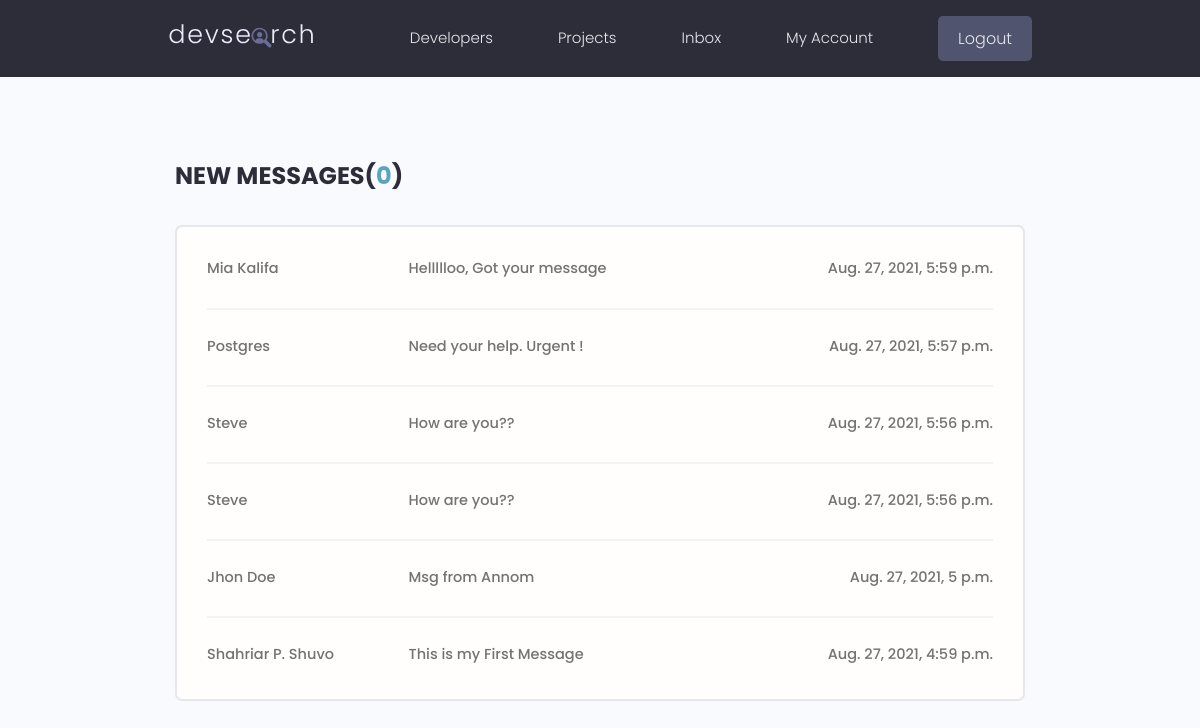
The page /inbox/ (signed in) on the database its author committed.
### users/models.py (models this page shows, shortened)
class Message(models.Model):
    sender = models.ForeignKey(
        Profile, on_delete=models.SET_NULL, null=True, blank=True
    )
    recipient = models.ForeignKey(
        Profile,
        on_delete=models.SET_NULL,
        null=True,
        blank=True,
        related_name="messages",
    )
    name = models.CharField(max_length=200, null=True, blank=True)
    email = models.EmailField(max_length=200, null=True, blank=True)
    subject = models.CharField(max_length=200, null=True, blank=True)
    is_read = models.BooleanField(default=False, null=True)
    body = models.TextField()
    created = models.DateTimeField(auto_now_add=True)
    id = models.UUIDField(
        default=uuid.uuid4, unique=True, primary_key=True, editable=False
    )
    class Meta:
        ordering = ["is_read", "-created"]

### users/views.py (the view)
# urls.py: path("inbox/", views.inbox, name="inbox"),
@login_required(login_url="login")
def inbox(request):
    profile = request.user.profile
    msg = profile.messages.all()
    unread_count = msg.filter(is_read=False).count()
    context = {"msg": msg, "unread_count": unread_count}
    return render(request, "users/inbox.html", context)

### users/templates/users/inbox.html
{% extends 'main.html' %}
{% block content %}
<main class="inbox my-xl">
    <div class="content-box">
        <h3 class="inbox__title">New Messages(<span>{{unread_count}}</span>)</h3>
        <ul class="messages">
            {% for message in msg %}
            {% if message.is_read == False %}
            <li class="message message--unread">
            {% else %}
            <li class="message message">
            {% endif %}
                <a href="{% url 'message' message.id %}">
                    <span class="message__author">{{message.name}}</span>
                    <span class="message__subject">{{message.subject}}</span>
                    <span class="message__date">{{message.created}}</span>
                </a>
            </li>
            {% endfor %}
        </ul>
    </div>
</main>
{% endblock content %}

### static/styles/app.css (style rules this page uses)
:root { --color-sub: #2d2d39; }
.content-box { width: 95%; max-width: 85rem; margin: 0 auto; }
.inbox { height: 90vh; }
.inbox__title, .inbox__title span { font-size: 2.4rem; font-weight: 700; color: var(--color-sub); text-transform: uppercase; text-align: left; margin-bottom: 3rem; }
.inbox__title span { color: var(--color-main); }
.messages { list-style: none; background: var(--color-white); padding: 0.5rem 3rem; border: 2px solid var(--color-light); border-radius: 0.7rem; }
.message { padding: 2.5rem 0; }
.message > a span { font-size: 1.45rem; font-weight: 500; }
.message:not(:last-child) { border-bottom: 2px solid var(--color-white-light); }
.message > a { display: flex; gap: 1rem; }
.message__author, .message__date { flex-basis: 25%; }
.message__subject { flex-basis: 50%; }
.message__date { text-align: right; }

### static/uikit/styles/modules/_variables.css (style rules this page uses)
:root { --color-main: #5aa5b9; --color-main-light: #e6faff; --color-sub: #3f4156; --color-sub-light: #51546e; --color-sub-lighter: #ededfd; --color-text: #737373; --color-gray: #8b8b8b; --color-light: #e5e7eb; --color-light-gray: #767676; --color-bg: #f8fafd; --color-white: #fffefd; --color-white-light: #f3f3f3; --color-success: #359e64; --color-success-bg: #def8e8; --color-error: #fc4b0b; --color-error-bg: #fff2ee; --font-base: 'Poppins', arial, helvetica, 'Segoe UI', roboto, ubuntu, sans-serif; --font-monospace: 'Fira Code', 'Courier New', courier, monospace; --font-regular: 300; --font-medium: 500; --font-bold: 700; --generic-shadow: 1px 1px 5px #00000010; --generic-transition: all 0.3s ease-in-out; }

### static/uikit/styles/modules/_base.css (style rules this page uses)
* { margin: 0; padding: 0; box-sizing: border-box; text-rendering: optimizeLegibility; color: inherit; font-size: inherit; }
html { font-size: 50%; }
@media only screen and (min-width: 480px) { html { font-size: 56.25%; } }
@media only screen and (min-width: 1200px) { html { font-size: 62.5%; } }
body { line-height: 1.6; font-weight: 400; font-size: 1.5rem; color: var(--color-text); background-color: var(--color-bg); min-height: 100vh; }

### static/uikit/styles/modules/_typography.css (style rules this page uses)
* { font-family: var(--font-base); }
h3 { font-size: 3.2rem; font-weight: var(--font-medium); }
p, span, strong { font-size: 1.6rem; color: var(--color-text); font-weight: var(--font-regular); }
a { padding-bottom: 2px; text-decoration: none; display: inline-block; color: var(--color-main); font-weight: var(--font-medium); }

### static/uikit/styles/modules/_utilities.css (style rules this page uses)
.my-xl { margin: 8rem auto; }

### rows shown on the page
Message: name "Mia Kalifa", subject "Hellllloo, Got your message", created "Aug. 27, 2021, 5:59 p.m."
Message: name "Postgres", subject "Need your help. Urgent !", created "Aug. 27, 2021, 5:57 p.m."
Message: name "Steve", subject "How are you??", created "Aug. 27, 2021, 5:56 p.m."
Message: name "Steve", subject "How are you??", created "Aug. 27, 2021, 5:56 p.m."
Message: name "Jhon Doe", subject "Msg from Annom", created "Aug. 27, 2021, 5 p.m."
Message: name "Shahriar P. Shuvo", subject "This is my First Message", created "Aug. 27, 2021, 4:59 p.m."

### other values the page prints
{{ unread_count }} "0"
